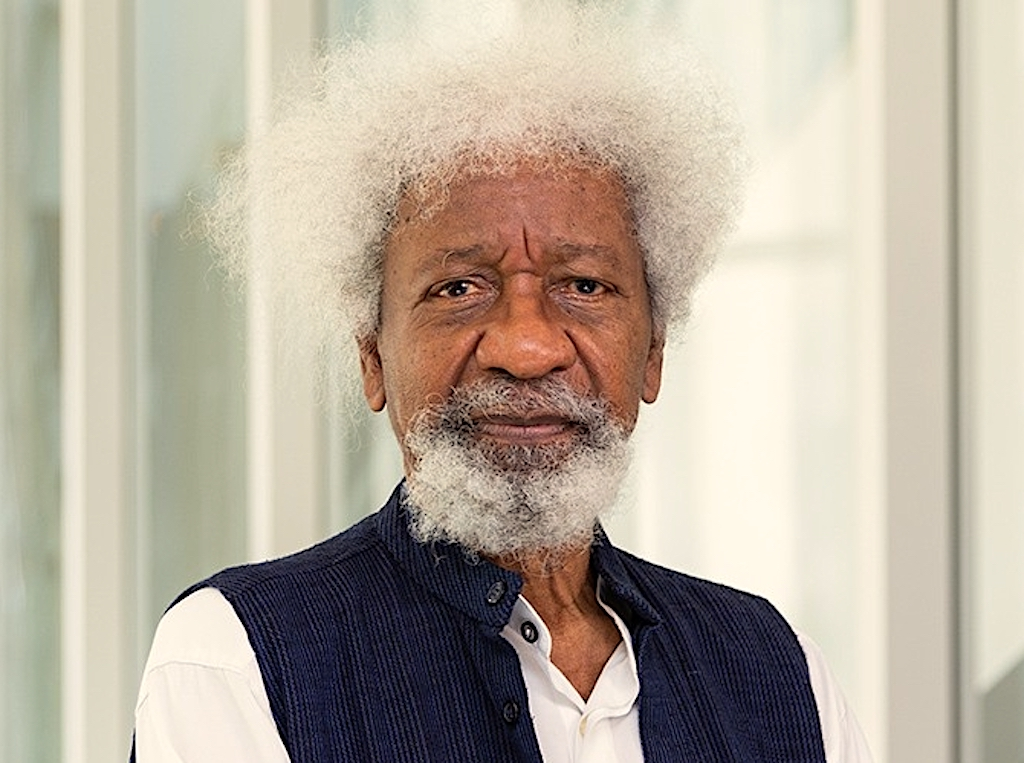
#> input picture week4/img/wole.webp, 1024 x 763 px
$ jupyter execute practice5Canny.ipynb
#> lines starting #> are read from the running program, lines starting #| are printed output that depends on the picture; after the words box and inside, x2 and y2 are one past the last pixel; in counts of white or black regions, pixels touching at a corner belong together
[cell 1]
import cv2
import numpy as np

image = cv2.imread('img/wole.webp', cv2.IMREAD_GRAYSCALE)
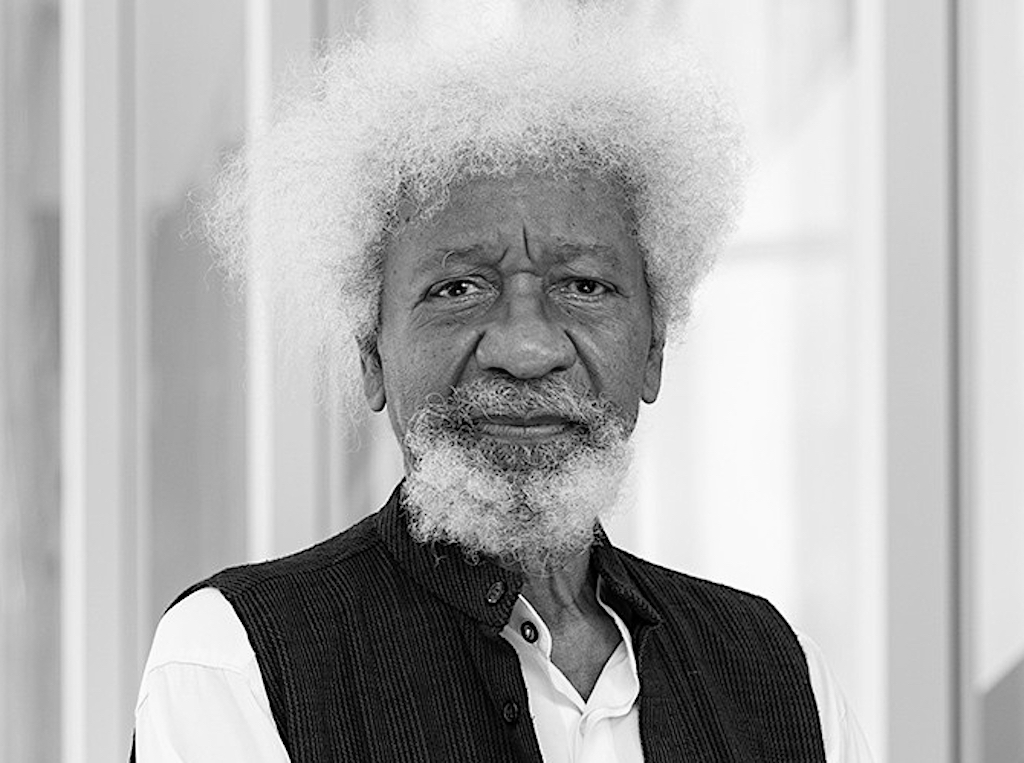
#> image: shape (763, 1024); min 0, max 255, mean 175.8

image = cv2.resize(image, (400,400))
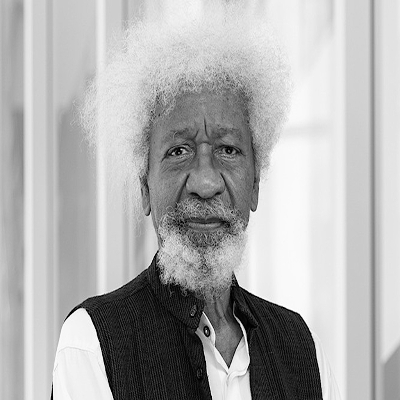
#> image: shape (400, 400); min 0, max 254, mean 175.7

edges = cv2.Canny(image, 100, 200)
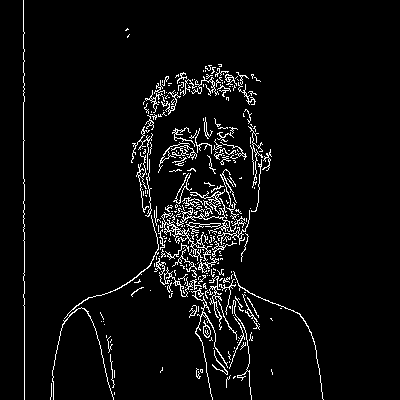
#> edges: shape (400, 400); 4.6% white in thin lines or dots, all inside (x1, y1, x2, y2) = (23, 0, 324, 400)


cv2.imshow('original', image)
cv2.imshow('Edges', edges)

cv2.waitKey(0)
cv2.destroyAllWindows()
